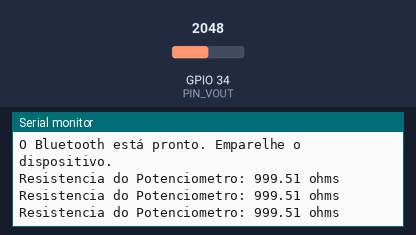
The program below on a simulated ESP32. On the bench: the last lines printed to the serial monitor. The test bench sets the inputs (shaded band); at power-on: GPIO 34 (PIN_VOUT) = 2048. Nothing arrives over Bluetooth unless stated.

Above: at 1.8 s.
1.9 s: GPIO 34 (PIN_VOUT) set to 0
At 2.4 s:
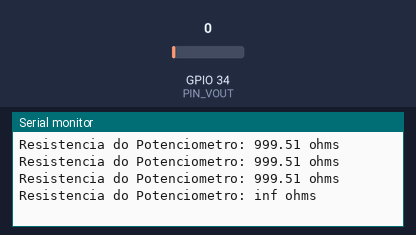
4.0 s: GPIO 34 (PIN_VOUT) set to 491
At 4.4 s:
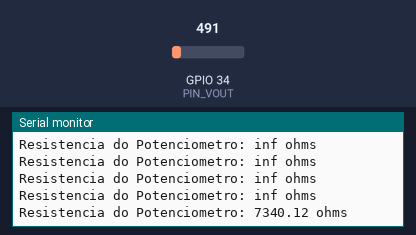

The program:

main.cpp
```cpp
#include <Arduino.h>
#include <BluetoothSerial.h>

#define PIN_VOUT 34          // Defina o pino ADC
#define VREF 3.3             // Defina a tensão de referência do ESP32
#define R_Fixo 1000.0        // Defina o valor do resistor fixo (em ohms)
#define resolucao 4095.0     // Resolução do ADC
#define PERIODO 500000       // Defina o período em microssegundos (500ms)

uint64_t t_atual = 0;
uint64_t t_anterior = 0;
uint64_t t_decorrido = 0;

BluetoothSerial SerialBT;    // Instancia do BluetoothSerial

void setup() {
  // Inicializa a comunicação serial por USB e Bluetooth
  Serial.begin(115200);
  SerialBT.begin("ESP32_Bluetooth"); // Define o nome do dispositivo Bluetooth

  pinMode(PIN_VOUT, INPUT);  // Define o pino ADC como entrada

  Serial.println("O Bluetooth está pronto. Emparelhe o dispositivo.");
}

void loop() {
    // Pausa antes da próxima leitura
  t_atual = micros();
  t_decorrido = t_atual - t_anterior;

   if (t_decorrido >= PERIODO) {
        t_anterior = t_atual;

        // Ler a tensão do pino ADC
        int valor_adc = analogRead(PIN_VOUT);

        // Converter o valor lido
        float Vout = valor_adc * (VREF / resolucao);

        // Calcular a resistência do potenciômetro usando a fórmula do divisor de tensão
        float Rpot = (R_Fixo * (VREF - Vout)) / Vout;

        // Imprimir o valor da resistência no monitor serial
        Serial.print("Resistencia do Potenciometro: ");
        Serial.print(Rpot);
        Serial.println(" ohms");

        // Enviar o valor da resistência via Bluetooth, se houver cliente conectado
        if (SerialBT.hasClient()) {
            SerialBT.print("Resistencia do Potenciometro: ");
            SerialBT.print(Rpot);
            SerialBT.println(" ohms");
        }
   }
}
```

Measured:
- after the input at 1.9 s, the serial monitor: prints a new line after 0.10 s (image 1)
- after the input at 4.0 s, the serial monitor: prints a new line at once (image 2)
